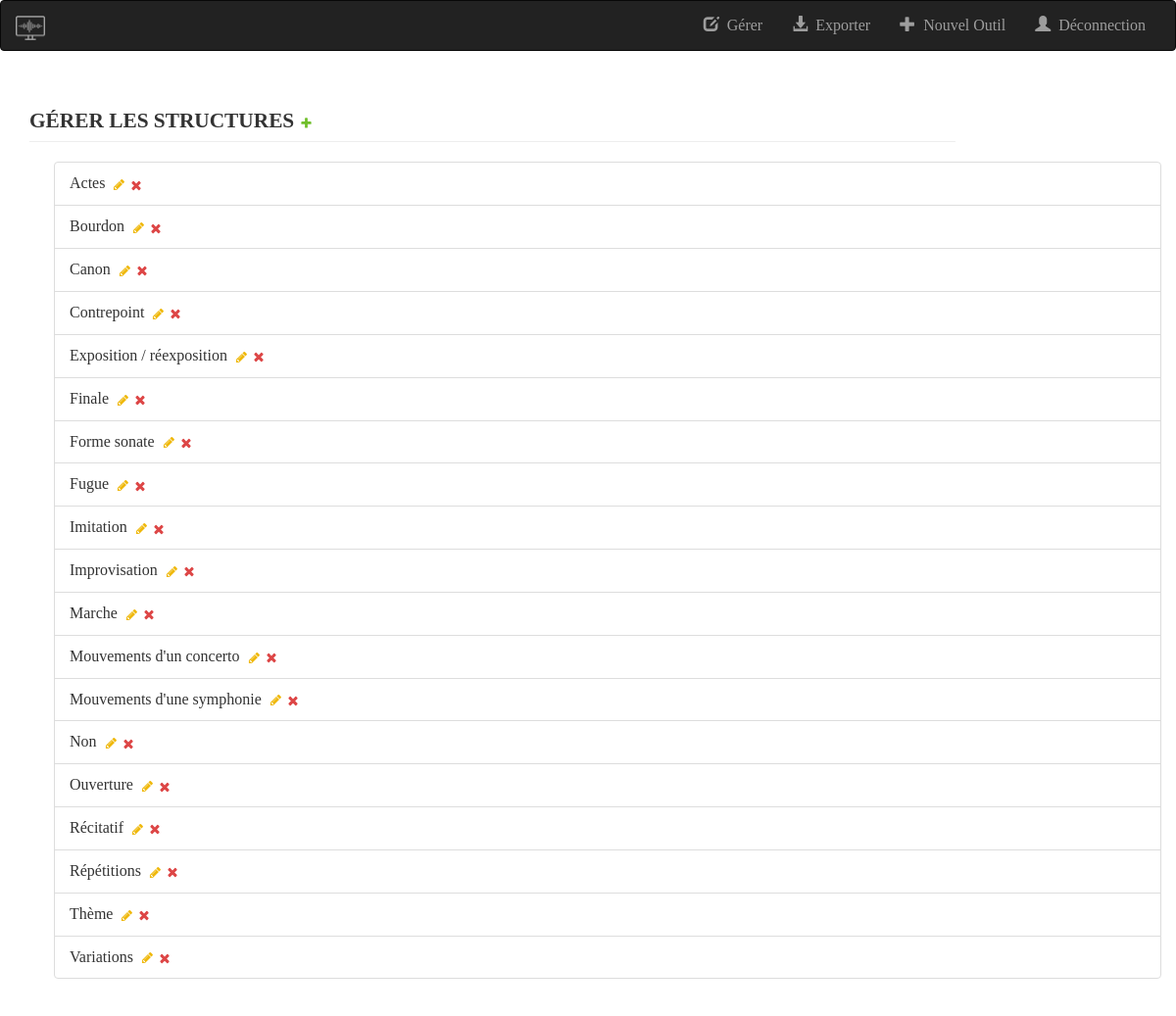
Before: /gerer_structure/ (signed in) with the older database file.
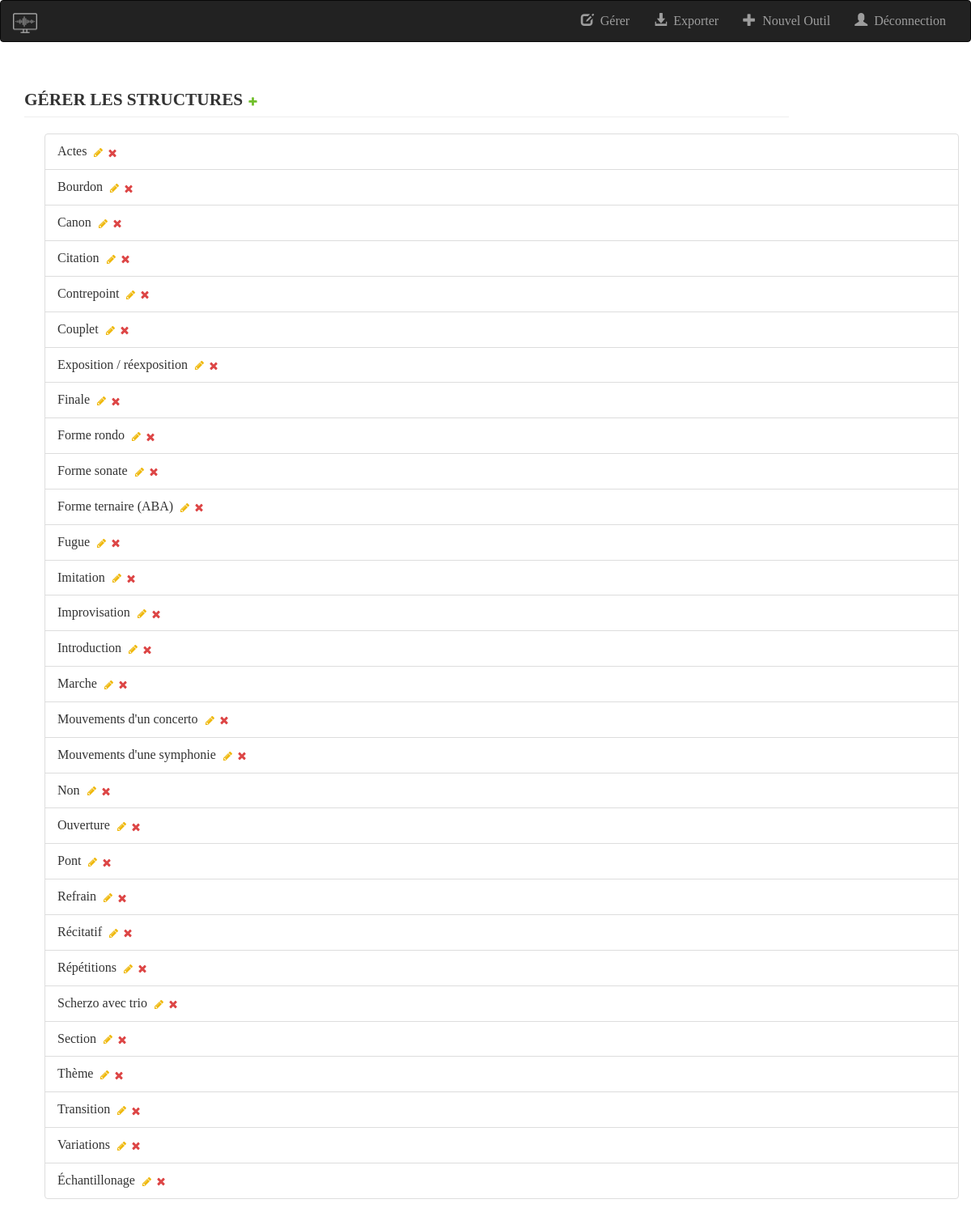
After: the same page with the newer database file.
### bdmultimedia/models.py (models this page shows, shortened)
@python_2_unicode_compatible
class Structure(models.Model):
    nom = models.CharField(max_length=200, unique=True)
    class Meta:
        verbose_name = "Structure"

### bdmultimedia/views.py (the view)
# urls.py: url(r'^gerer_structure/$',views.GererStructure.as_view(),name='gerer_structure'),
class GererStructure(generic.ListView):
    model = Structure
    template_name = 'gerer_structure.html'
    context_object_name = 'all_structure'
    liste = Structure.objects.order_by('nom')
    def get_queryset(self):
        return GererStructure.liste

### bdmultimedia/Templates/gerer_structure.html (shortened to what this page needs)
{% extends "base.html" %}
{% load staticfiles %}
{% load bootstrap_tags %}
{% block body %}
    <div class="container-fluid">
        <div class="col-md-10">
            <h3 class="page-header">
                Gérer les structures
                {% if user.is_authenticated %}
                     <a class="related-widget-wrapper-link add-related" id="add_id_structure"
                        href="JavaScript:newPopup('/admin/bdmultimedia/structure/add/?_to_field=id&amp;_popup=1');"
                        title="Ajouter une autre structure">
                        <img src="/static/media/icon-addlink.svg" alt="Ajouter"/>
                    </a>
                {% endif %}
            </h3>
        </div>
    </div>
<div class="container-fluid">
    <ul>
        {% for structure in all_structure %}
            <li class="list-group-item"> {{ structure.nom }}&nbsp;
                {% if user.is_authenticated %}
                    <a class="related-widget-wrapper-link add-related" id="change_id_structure"
                        href="JavaScript:newPopup('/admin/bdmultimedia/structure/{{ structure.id }}/change/?_to_field=id&_popup=1');"
                        title="Modifier la structure">
                        <img src="/static/media/icon-changelink.svg" alt="Modifier"/>
                    </a>
                    <a class="related-widget-wrapper-link add-related" id="delete_id_structure"
                        href="JavaScript:newPopup('/admin/bdmultimedia/structure/{{ structure.id }}/delete/?_to_field=id&_popup=1');"
                        title="Suprimer la structure">
                        <img src="/static/media/icon-deletelink.svg" alt="Suprimer"/>
                    </a>
                {% endif %}
            </li>
        {% endfor %}
    </ul>
</div>
{% endblock %}

Changed rows visible on the page:
added Structure: nom "Citation"
added Structure: nom "Couplet"
added Structure: nom "Forme rondo"
added Structure: nom "Forme ternaire (ABA)"
added Structure: nom "Introduction"
added Structure: nom "Pont"
added Structure: nom "Refrain"
added Structure: nom "Scherzo avec trio"
added Structure: nom "Section"
added Structure: nom "Transition"
added Structure: nom "Échantillonage"
